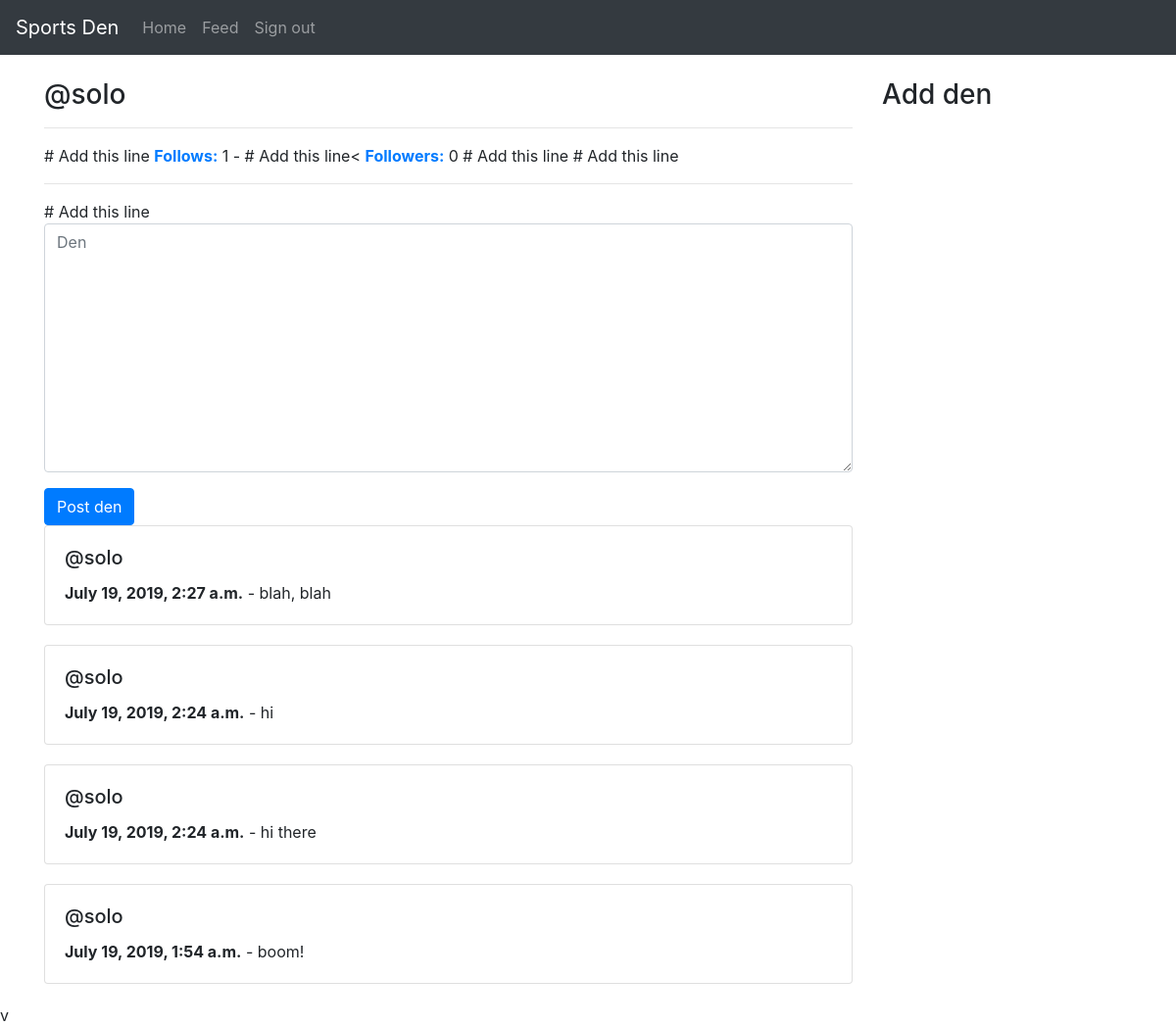
/solo/ (signed in), run on the app's committed database.
### den_profile/models.py (models this page shows)
class Den_profile(models.Model):
  user = models.OneToOneField(User, on_delete=models.DO_NOTHING)
  follows = models.ManyToManyField('self', related_name='followed_by', symmetrical=False)

### den/models.py (models this page shows)
class Den(models.Model):
  user = models.ForeignKey(User, related_name='dens', on_delete=models.DO_NOTHING)
  body = models.CharField(max_length=255)
  created_at = models.DateTimeField(auto_now_add=True)
  class Meta:
    ordering = ('-created_at',)

### den_profile/views.py (the view)
# urls.py: path('<str:username>/', profile, name='profile'),
def profile(request, username): # Replace the old profile view with this one
  if request.user.is_authenticated:
    user = User.objects.get(username=username)
    if request.method == 'POST':
      form = DenForm(data=request.POST)
      if form.is_valid():
        den = form.save(commit=False)
        den.user = request.user
        den.save()
        redirecturl = request.POST.get('redirect', '/')
        return redirect(redirecturl)
    else:
      form = DenForm()
    return render(request, 'profile.html', {'form': form, 'user': user})
  else:
    return redirect('/')

### den/forms.py
class DenForm(forms.ModelForm):
  body = forms.CharField(required=True, widget=forms.widgets.Textarea(attrs={'placeholder': 'Den', 'class': 'form-control'}))
  class Meta:
    model = Den
    exclude = ('user',)

### den_profile/templates/profile.html (shortened to what this page needs)
{% extends 'templates/base.html' %}
{% block main %}
<div class="row">
  <div class="col-9">
    <h3>@{{ user.username }}</h3>
 <hr> # Add this line
    <b><a href="/{{ user.username }}/follows/">Follows:</a></b> {{ user.den_profile.follows.count }} -  # Add this line<
    <b><a href="/{{ user.username }}/followers/">Followers:</a></b> {{ user.den_profile.followed_by.count }}  # Add this line
    # Add this line
    <hr> # Add this line
<form action="/{{ request.user.username }}/" method="post">
	{% for field in form %}
		<div class="form-group">
			{{ field }}
		</div>
	{% endfor %}
	<input type="submit" value="Post den" class="btn btn-primary">
</form>
    {% if user.dens.all %}
      {% for den in user.dens.all %}
        <div class="card" style="margin-bottom: 20px;">
          <div class="card-body">
            <h5 class="card-title">@{{ den.user.username }}</h5>
            <p class="card-text"><b>{{ den.created_at }}</b> - {{ den.body }}</p>
          </div>
        </div>
      {% endfor %}
    {% else %}
      <p>No dens yet!</p>
    {% endif %}
  </div>
  <div class="col-3">
    <h3>Add den</h3>
  </div>
</div>
{% endblock %}

### templates/base.html (shortened to what this page needs)
<!doctype html>
<html lang="en">
  <head>
    <link rel="stylesheet" href="https://maxcdn.bootstrapcdn.com/bootstrap/4.0.0/css/bootstrap.min.css">
  </head>
  <body style="padding-top: 80px;">
    <nav class="navbar navbar-expand-md navbar-dark bg-dark fixed-top">
      <a class="navbar-brand" href="/">Sports Den</a>
      <div class="collapse navbar-collapse" id="navbarsExampleDefault">
        <ul class="navbar-nav mr-auto">
          {% if request.user.is_authenticated %}
            <li class="nav-item">
              <a class="nav-link" href="/">Home</a>
            </li>
            <li class="nav-item">
              <a class="nav-link" href="/feed">Feed</a>
            </li>
            <li class="nav-item">
              <a class="nav-link" href="/signout">Sign out</a>
            </li>
          {% endif %}
        </ul>
      </div>
    </nav>
    <main role="main" class="container">
      {% block main %}
      {% endblock %}
    </main>
  </body>v
</html>

### data on the page
Den: user.username "solo", created_at "July 19, 2019, 2:27 a.m.", body "blah, blah"
Den: user.username "solo", created_at "July 19, 2019, 2:24 a.m.", body "hi"
Den: user.username "solo", created_at "July 19, 2019, 2:24 a.m.", body "hi there"
Den: user.username "solo", created_at "July 19, 2019, 1:54 a.m.", body "boom!"

### other printed values
{{ user.username }} "solo"
{{ user.den_profile.follows.count }} "1"
{{ user.den_profile.followed_by.count }} "0"
